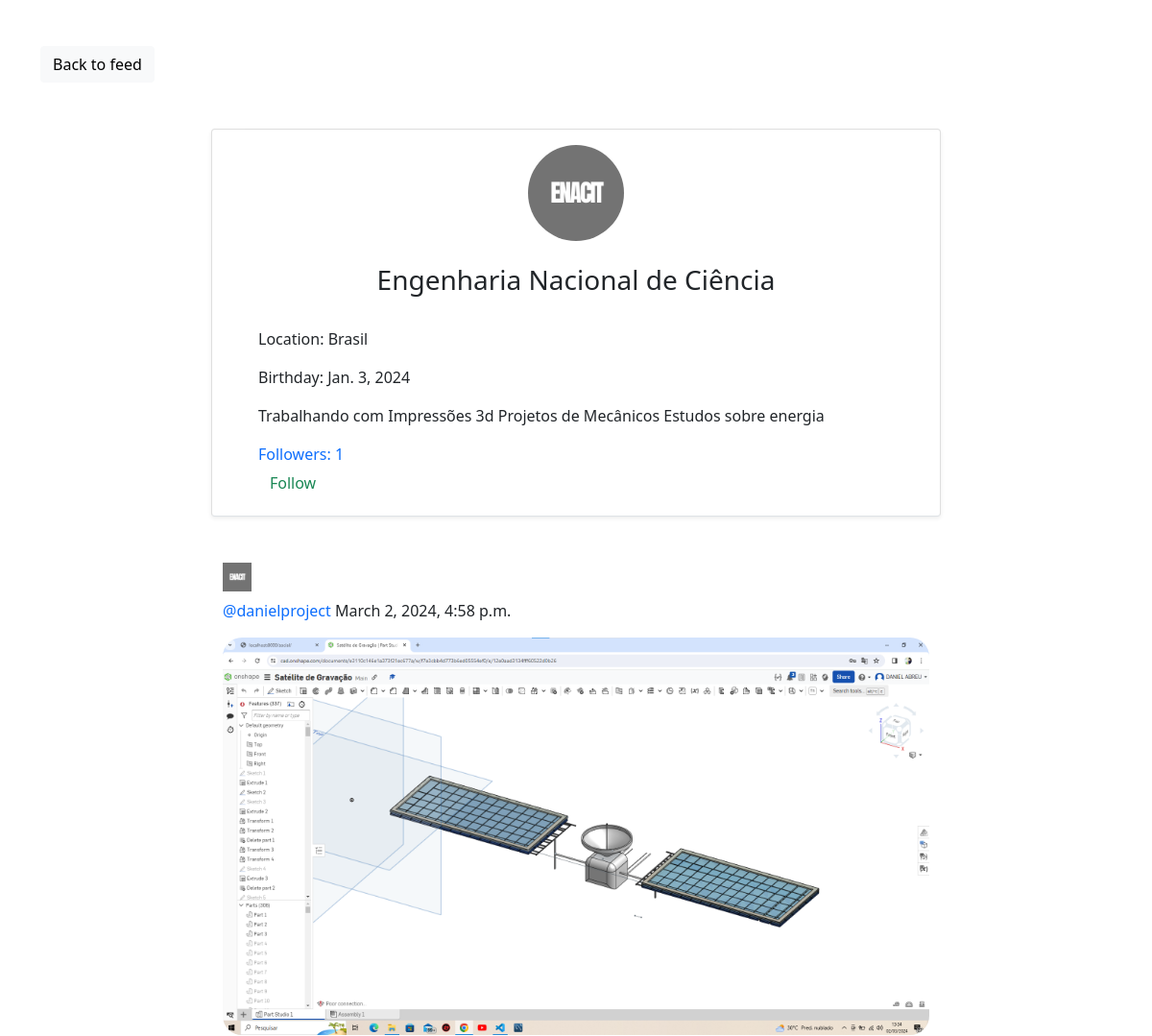
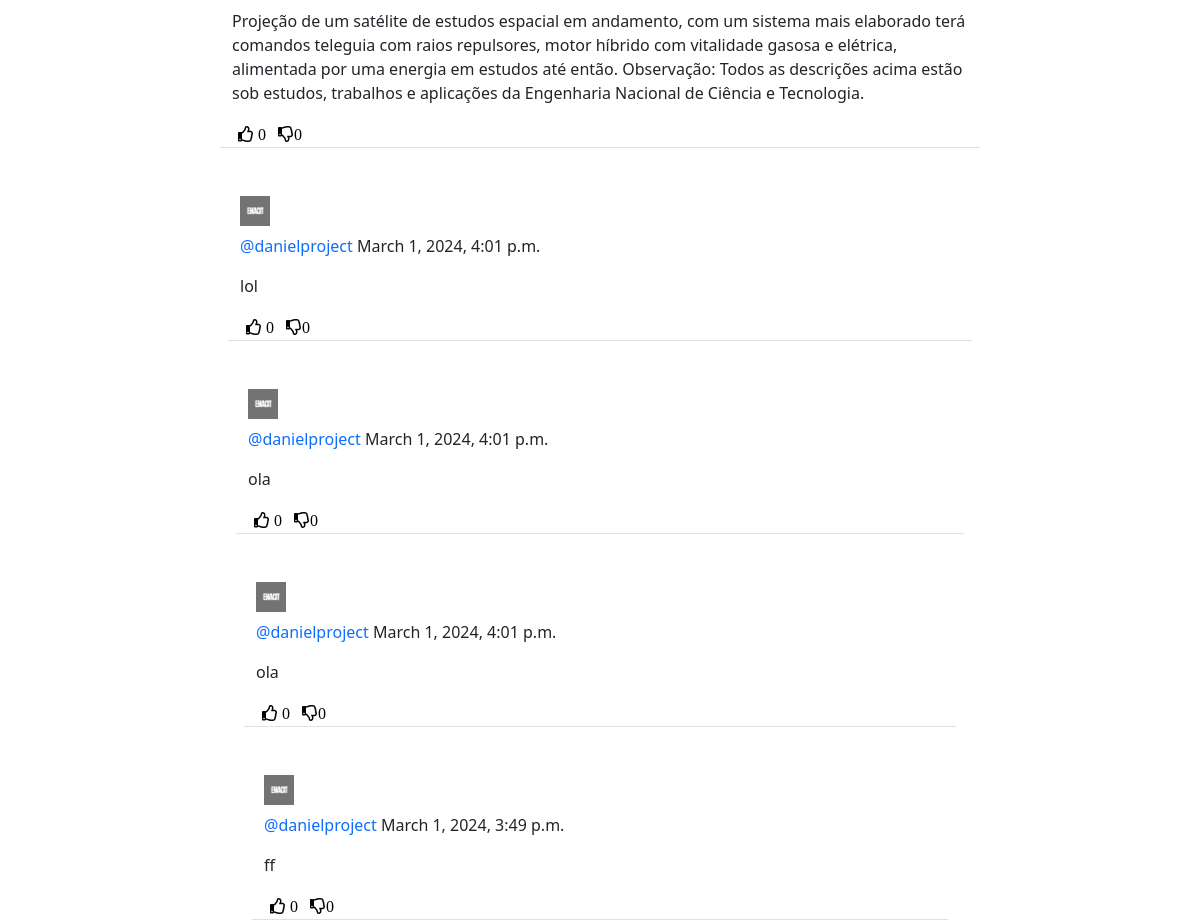
The app's page /social/profile/1/ with its own data (2 pictures, top to bottom).
### social/models.py (models this page shows)
class UserProfile(models.Model):
    user = models.OneToOneField(User, primary_key=True, verbose_name='user', related_name='profile', on_delete=models.CASCADE)
    name = models.CharField(max_length=30, blank=True, null=True)
    bio = models.TextField(max_length=500, blank=True, null=True)
    birth_date = models.DateField(null=True, blank=True)
    location = models.CharField(max_length=100, blank=True, null=True)
    picture = models.ImageField(upload_to='uploads/profile_pictures', default='uploads/profile_pictures/default.png', blank=True)
    followers = models.ManyToManyField(User, blank=True, related_name='followers')

class Post(models.Model):
    body = models.TextField()
    image = models.ImageField(upload_to='uploads/post_photos', blank=True, null=True)
    created_on = models.DateTimeField(default=timezone.now)
    author = models.ForeignKey(User, on_delete=models.CASCADE)
    likes = models.ManyToManyField(User, blank=True, related_name='likes')
    dislikes = models.ManyToManyField(User, blank=True, related_name='dislikes')

### social/views.py (the view)
# urls.py: path('profile/<int:pk>/', ProfileView.as_view(), name='profile'),
class ProfileView(View):
    def get(self, request, pk, *args, **kwargs):
        profile = UserProfile.objects.get(pk=pk)
        user = profile.user
        posts = Post.objects.filter(author=user).order_by('-created_on')
        followers = profile.followers.all()
        if len(followers) == 0:
            is_following = False
        for follower in followers:
            if follower == request.user:
                is_following = True
                break
            else:
                is_following = False
        number_of_followers = len(followers)
        context = {
            'user': user,
            'profile': profile,
            'posts': posts,
            'number_of_followers': number_of_followers,
            'is_following': is_following,
        }
        return render(request, 'social/profile.html', context)

### social/templates/social/profile.html (shortened to what this page needs)
{% extends 'base.html' %}
{% block content %}
<div class="container">
    <div class="row mt-5">
        <div class="col-md-3 col-sm-6">
           <a href="{% url 'post-list' %}" class="btn btn-light">Back to feed</a>
        </div>
    </div>
    <div class="row justify-content-center mt-5">
        <div class="card shadow-sm col-md-8 col-sm-12 border-bottom px-5 pt-3">
            <div class="text-center">
                <img src="{{ profile.picture.url }}" class="rounded-circle" width="100" height="100" />
                {% if profile.name %}
                <h3 class="py-4">{{ profile.name }}
                    {% endif %}
                </h3>
            </div>
            {% if profile.location %}
            <p>Location: {{ profile.location }}</p>
            {% endif %}
            {% if profile.birth_date %}
            <p>Birthday: {{ profile.birth_date }}</p>
            {% endif %}
            {% if profile.bio %}
            <p>{{ profile.bio }}</p>
            {% endif %}
            <div class="mb-3">
                <a href="{% url 'list-followers' profile.pk %}" class="post-link" style=" text-decoration: none;">Followers: {{ number_of_followers }}</a>
                {% if user  == request.user %}
                    {% else %}
                    {% if is_following %}
                        <form method="POST" action="{% url 'remove-follower' profile.pk %}">
                            {% csrf_token %}
                            <button class="btn btn-outline-danger" type="submit" style="border-radius: 20px; border: none;">Unfollow</button>
                        </form>
                        {% else %}
                        <form method="POST" action="{% url 'add-follower' profile.pk %}">
                            <button class="btn btn-outline-success" type="submit" style="border-radius: 20px; border: none;">Follow</button>
                        </form>
                    {% endif %}
                {% endif %}
            </div>
        </div>
    </div>
    {% for post in posts %}
    <div class="row justify-content-center mt-5">
        <div class="col-md-8 col-sm-12 border-bottom">
            <div>
                <a href="{% url 'profile' post.author.profile.pk %}">
                    <img class="round-circle post-img" height="30" width="30" src="{{ post.author.profile.picture.url }}" />
                </a>
                <p class="post-text" style="padding-top: 0.5rem;">
                    <a class="text-primary post-link" href="{% url 'profile' post.author.profile.pk %}" style="text-decoration: none;">@{{ post.author }}
                    </a>{{ post.created_on }}
                </p>
            </div>
            <div class="position-relative">
                {% if post.image %}
                    <img src="{{ post.image.url }}" class="post-image" style="max-width: 100%; height: auto; border-radius: 20px; margin-bottom: 10px; "/>
                {% endif %}
                <p>{{ post.body }}</p>
            </div>
            <div class="d-flex flex-row">
                <form method="POST" action="{% url 'like' post.pk %}">
                    <button class="remove-default-btn" type="submit" style="background-color: transparent; box-shadow: none; border: none;">
                        <i class="far fa-thumbs-up"> <span>{{ post.likes.all.count }}</span></i>
                    </button>
                </form>
            <div class="d-flex flex-row">
                <form method="POST" action="{% url 'dislike' post.pk %}">
                    <button class="remove-default-btn" type="submit" style="background-color: transparent; box-shadow: none; border: none;">
                        <i class="far fa-thumbs-down"><span>{{ post.dislikes.all.count }}</span></i>
                    </button>
                </form>
        </div>
        </div>
    </div>
    {% endfor %}
</div>
{% endblock content %}

### templates/base.html (shortened to what this page needs)
<!DOCTYPE html>
<html>
  <head>
     <link rel="stylesheet" href="https://use.fontawesome.com/releases/v5.8.2/css/all.css">
     <link href="https://cdn.jsdelivr.net/npm/bootstrap@5.0.0-beta1/dist/css/bootstrap.min.css" rel="stylesheet">
  </head>
  <body>
    {% block body %}
    <div class="mt-10">
    {% block content %}
    {% endblock %}
    {% endblock %}
  </div>
  </body>
</html>

### records on screen
UserProfile: picture (picture), name "Engenharia Nacional de Ciência", location "Brasil", birth_date "Jan. 3, 2024", bio "Trabalhando com Impressões 3d Projetos de Mecânicos Estudos sobre energia"
Post: author.profile.picture (picture), author "danielproject", created_on "March 2, 2024, 4:58 p.m.", image (picture), body "Projeção de um satélite de estudos espacial em andamento, com um sistema mais elaborado terá comandos teleguia com raios repulsores, motor híbrido com vitalidade gasosa e elétrica, alimentada por uma energia em estudos até então. Observação: Todos as descrições acima estão sob estudos, trabalhos e aplicações da Engenharia Nacional de Ciência e Tecnologia.", likes.all.count "0", dislikes.all.count "0"
Post: author.profile.picture (picture), author "danielproject", created_on "March 1, 2024, 4:01 p.m.", body "lol", likes.all.count "0", dislikes.all.count "0"
Post: author.profile.picture (picture), author "danielproject", created_on "March 1, 2024, 4:01 p.m.", body "ola", likes.all.count "0", dislikes.all.count "0"
Post: author.profile.picture (picture), author "danielproject", created_on "March 1, 2024, 4:01 p.m.", body "ola", likes.all.count "0", dislikes.all.count "0"
Post: author.profile.picture (picture), author "danielproject", created_on "March 1, 2024, 3:49 p.m.", body "ff", likes.all.count "0", dislikes.all.count "0"

### other values on screen
{{ number_of_followers }} "1"
